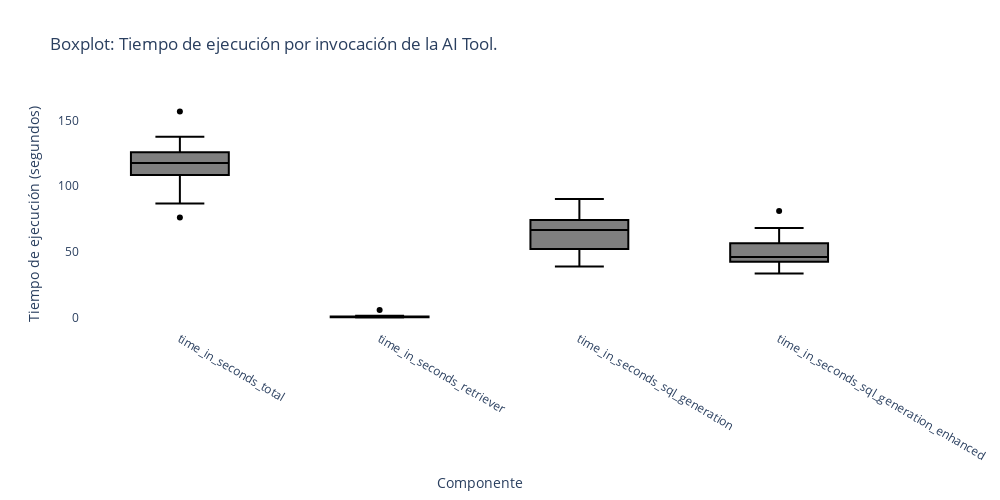

Notebook code for this chart:
### Code cell
# Resumen de tiempos por invocación de los componentes de la AI Tool
boxplot(
    df_tiempos, 
    title="Boxplot: Tiempo de ejecución por invocación de la AI Tool.",
    value_name="Tiempo de ejecución (segundos)",
    category_name="Componente"
)

### Figure 1 — Plotly figure (JSON) as saved in the notebook; plotly's stock layout.template omitted (floating-point values rounded to 4 significant figures)
{"data": [{"alignmentgroup": "True", "hovertemplate": "Componente=%{x}<br>Tiempo de ejecución (segundos)=%{y}<extra></extra>", "legendgroup": "", "marker": {"color": "#000000"}, "name": "", "notched": false, "offsetgroup": "", "orientation": "v", "showlegend": false, "type": "box", "x": ["time_in_seconds_total", "time_in_seconds_total", "time_in_seconds_total", "time_in_seconds_total", "time_in_seconds_total", "time_in_seconds_total", "time_in_seconds_total", "time_in_seconds_total", "time_in_seconds_total", "time_in_seconds_total", "time_in_seconds_total", "time_in_seconds_total", "time_in_seconds_total", "time_in_seconds_total", "time_in_seconds_total", "time_in_seconds_total", "time_in_seconds_total", "time_in_seconds_total", "time_in_seconds_total", "time_in_seconds_total", "time_in_seconds_retriever", "time_in_seconds_retriever", "time_in_seconds_retriever", "time_in_seconds_retriever", "time_in_seconds_retriever", "time_in_seconds_retriever", "time_in_seconds_retriever", "time_in_seconds_retriever", "time_in_seconds_retriever", "time_in_seconds_retriever", "time_in_seconds_retriever", "time_in_seconds_retriever", "time_in_seconds_retriever", "time_in_seconds_retriever", "time_in_seconds_retriever", "time_in_seconds_retriever", "time_in_seconds_retriever", "time_in_seconds_retriever", "time_in_seconds_retriever", "time_in_seconds_retriever", "time_in_seconds_sql_generation", "time_in_seconds_sql_generation", "time_in_seconds_sql_generation", "time_in_seconds_sql_generation", "time_in_seconds_sql_generation", "time_in_seconds_sql_generation", "time_in_seconds_sql_generation", "time_in_seconds_sql_generation", "time_in_seconds_sql_generation", "time_in_seconds_sql_generation", "time_in_seconds_sql_generation", "time_in_seconds_sql_generation", "time_in_seconds_sql_generation", "time_in_seconds_sql_generation", "time_in_seconds_sql_generation", "time_in_seconds_sql_generation", "time_in_seconds_sql_generation", "time_in_seconds_sql_generation", "time_in_seconds_sql_generation", "time_in_seconds_sql_generation", "time_in_seconds_sql_generation_enhanced", "time_in_seconds_sql_generation_enhanced", "time_in_seconds_sql_generation_enhanced", "time_in_seconds_sql_generation_enhanced", "time_in_seconds_sql_generation_enhanced", "time_in_seconds_sql_generation_enhanced", "time_in_seconds_sql_generation_enhanced", "time_in_seconds_sql_generation_enhanced", "time_in_seconds_sql_generation_enhanced", "time_in_seconds_sql_generation_enhanced", "time_in_seconds_sql_generation_enhanced", "time_in_seconds_sql_generation_enhanced", "time_in_seconds_sql_generation_enhanced", "time_in_seconds_sql_generation_enhanced", "time_in_seconds_sql_generation_enhanced", "time_in_seconds_sql_generation_enhanced", "time_in_seconds_sql_generation_enhanced", "time_in_seconds_sql_generation_enhanced", "time_in_seconds_sql_generation_enhanced", "time_in_seconds_sql_generation_enhanced"], "x0": " ", "xaxis": "x", "y": [133.6, 111.1, 125.6, 86.93, 76.21, 126.1, 124.0, 108.4, 118.2, 112.8, 156.8, 108.6, 119.7, 99.16, 127.1, 95.9, 117.0, 112.4, 124.5, 137.7, 0.7994, 1.205, 0.4023, 1.668, 1.296, 6.08, 0.4015, 0.8189, 1.021, 1.129, 1.324, 0.8148, 0.8153, 0.3741, 0.5916, 0.6044, 0.5919, 0.719, 0.53, 0.6609, 90.27, 64.67, 69.64, 44.44, 39.19, 70.39, 55.21, 73.8, 49.74, 53.51, 74.26, 52.41, 74.68, 64.02, 83.24, 52.36, 68.88, 45.2, 78.55, 89.53, 42.52, 45.22, 55.52, 40.8, 35.71, 49.57, 68.32, 33.75, 67.4, 58.09, 81.19, 55.32, 44.19, 34.74, 43.28, 42.92, 47.5, 66.42, 45.36, 47.45], "y0": " ", "yaxis": "y"}], "layout": {"boxgap": 0.3, "boxgroupgap": 0.3, "boxmode": "group", "height": 500, "legend": {"tracegroupgap": 0}, "paper_bgcolor": "white", "plot_bgcolor": "white", "title": {"text": "Boxplot: Tiempo de ejecución por invocación de la AI Tool."}, "width": 1000, "xaxis": {"anchor": "y", "domain": [0, 1], "title": {"text": "Componente"}}, "yaxis": {"anchor": "x", "domain": [0, 1], "title": {"text": "Tiempo de ejecución (segundos)"}}}}
